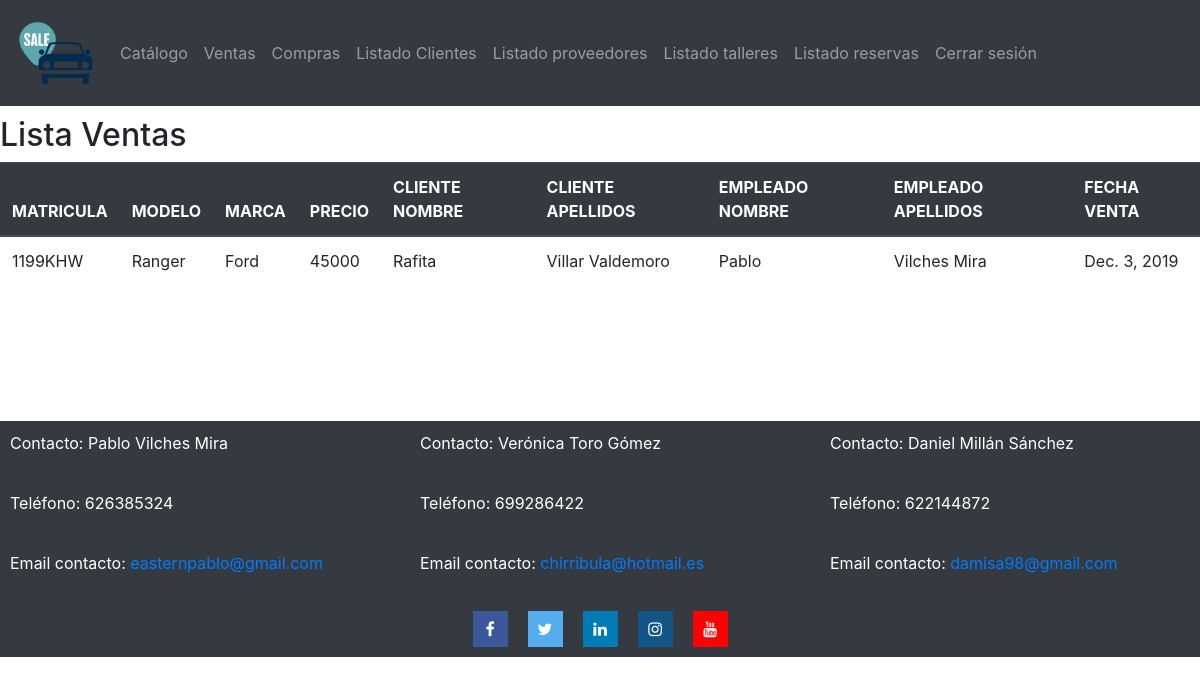
Page /concesionario/listar/ventas/ (signed in) on the committed database.
### catalogo/models.py (models this page shows, shortened)
class Venta(models.Model):
    venta_id = models.AutoField(primary_key=True)
    coche_id = models.ForeignKey('Coche', on_delete=models.CASCADE)
    cliente_id = models.ForeignKey('Cliente', on_delete=models.CASCADE)
    empleado_id = models.ForeignKey('Empleado', on_delete=models.CASCADE)
    fecha = models.DateField(auto_now_add=True)

class Coche(models.Model):
    coche_id = models.AutoField(primary_key=True)
    marca_id = models.ForeignKey('Marca', on_delete=models.CASCADE)
    matricula = models.CharField(max_length=7)
    modelo = models.CharField(max_length=50)
    kilometros = models.IntegerField(validators=[MinValueValidator(500)])
    color = models.CharField(max_length=50)
    motor = models.CharField(max_length=50) # Ej: Diesel, Gasolina, Electrico,...
    tipo = models.CharField(max_length=50)  # Ej: Turismo, Monovolumen, TodoTerreno,...
    caballos = models.IntegerField(validators=[MinValueValidator(60)])
    cilindradas = models.IntegerField()
    precio = models.IntegerField(validators=[MinValueValidator(1000)])
    vendido = models.BooleanField(default=False)
    imagen = models.ImageField(upload_to="imagenes/Coches/")

class Marca(models.Model):
    nombre = models.CharField(max_length=50, primary_key=True)
    imagen = models.ImageField(null=True, upload_to="imagenes/Marcas/")
    taller_id = models.ForeignKey('Taller',on_delete=models.SET_NULL, null=True)

class Cliente(models.Model):
    cliente_id =  models.AutoField(primary_key=True)
    dni = models.CharField(max_length=9)
    nombre = models.CharField(max_length=50)
    apellidos = models.CharField(max_length=50)
    telefono = models.CharField(max_length=9)
    direccion = models.CharField(max_length=100)
    email = models.EmailField(max_length=50)
    usuario = models.ForeignKey(User, on_delete=models.CASCADE, null=True)

class Empleado(models.Model):
    empleado_id = models.AutoField(primary_key=True)
    dni = models.CharField(max_length=9)
    nombre = models.CharField(max_length=50)
    apellidos = models.CharField(max_length=50)                 #son iguales, se puede usar la misma??
    telefono = models.CharField(max_length=9)
    direccion = models.CharField(max_length=100)
    email = models.EmailField(max_length=50)
    usuario = models.ForeignKey(User, on_delete=models.CASCADE, null=True)
    puesto = models.CharField(max_length=50)

### catalogo/views.py (the view)
# urls.py: path("listar/ventas/", views.listar_ventas, name="Listado ventas - Concesionario"),
@login_required(login_url="/concesionario/login")
def listar_ventas(request):
    ventas = Venta.objects.all()
    return render(request, "listar_ventas.html",{"ventas":ventas})

### catalogo/templates/listar_ventas.html (shortened to what this page needs)
{% extends "base.html" %}
{% block content %}
<h2>Lista Ventas</h2>
<table class="table">
    <thead class="thead-dark">
      <tr>
        <th>MATRICULA</th>
        <th>MODELO</th>
        <th>MARCA</th>
        <th>PRECIO</th>
        <th>CLIENTE NOMBRE</th>
        <th>CLIENTE APELLIDOS</th>
        <th>EMPLEADO NOMBRE</th>
        <th>EMPLEADO APELLIDOS</th>
        <th>FECHA VENTA</th>
      </tr>
    </thead>
    <tbody>
        {% for venta in ventas %}
        <tr>
            <td>{{venta.coche_id.matricula}}</td>
            <td>{{venta.coche_id.modelo}}</td>
            <td>{{venta.coche_id.marca_id.nombre}}</td>
            <td>{{venta.coche_id.precio}}</td>
            <td>{{venta.cliente_id.nombre}}</td>
            <td>{{venta.cliente_id.apellidos}}</td>
            <td>{{venta.empleado_id.nombre}}</td>
            <td>{{venta.empleado_id.apellidos}}</td>
            <td>{{venta.fecha}}</td>
        </tr>
        {% endfor %}
    </tbody>
</table>
{% endblock %}

### rows in the picture
Venta: coche_id.matricula "1199KHW", coche_id.modelo "Ranger", coche_id.marca_id.nombre "Ford", coche_id.precio "45000", cliente_id.nombre "Rafita", cliente_id.apellidos "Villar Valdemoro", empleado_id.nombre "Pablo", empleado_id.apellidos "Vilches Mira", fecha "Dec. 3, 2019"
